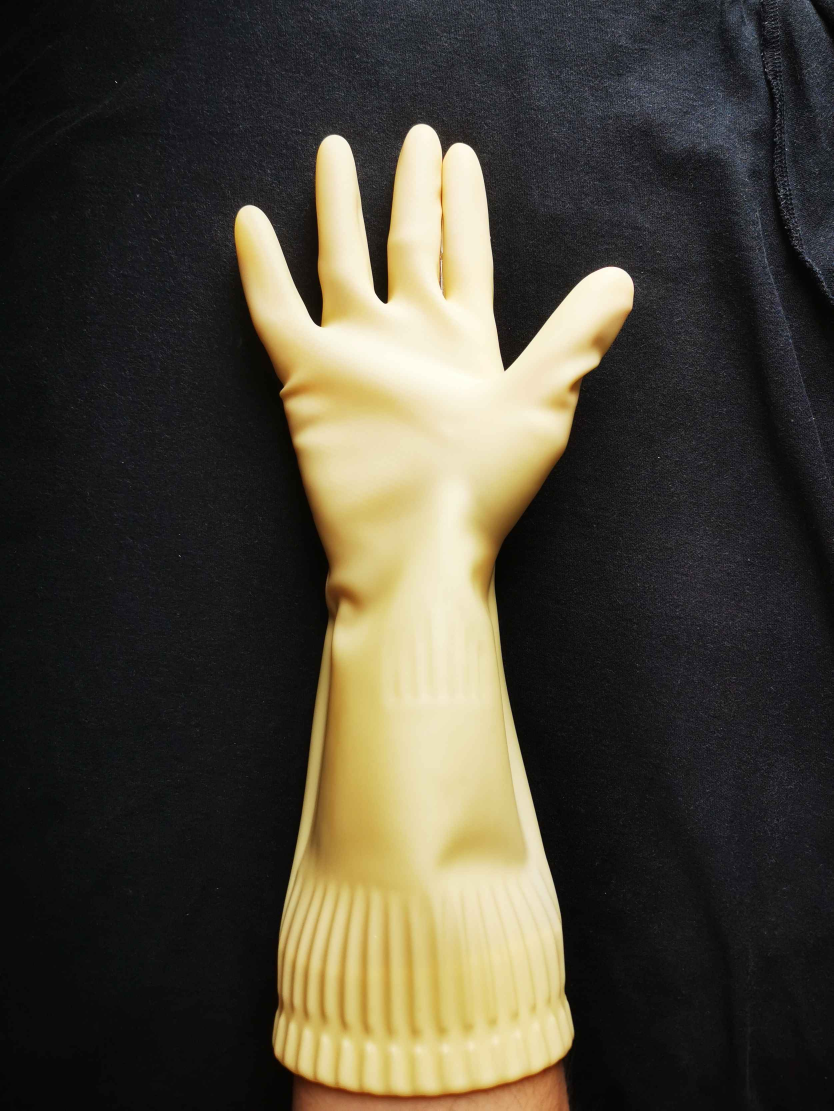
%> input picture Images/Sticky1.jpg, 2500 x 3332 px (shown at 1/3 size)
$ octave --eval "result = detect_holes(imread('Images/Sticky1.jpg'));"   (GNU Octave 9; MATLAB toolbox functions it lacks are replaced by stand-ins)
%> lines starting %> are read from the running program, lines starting %| are printed output that depends on the picture; in (x1, y1, x2, y2) boxes, pixels count from 0 and x2, y2 are one past the last pixel; in counts of white or black regions, pixels touching at a corner belong together; the program's own positions count from 1
function defects = detect_holes(img)
    defects = [];

    counter = 1;
    hsv = rgb2hsv(img);
    gray = rgb2gray(img);

    % Detect pale skin tone through the hue, saturation and value/brightness
    skin_hue = (hsv(:,:,1) < 0.15) | (hsv(:,:,1) > 0.85);  % Reddish/yellowish
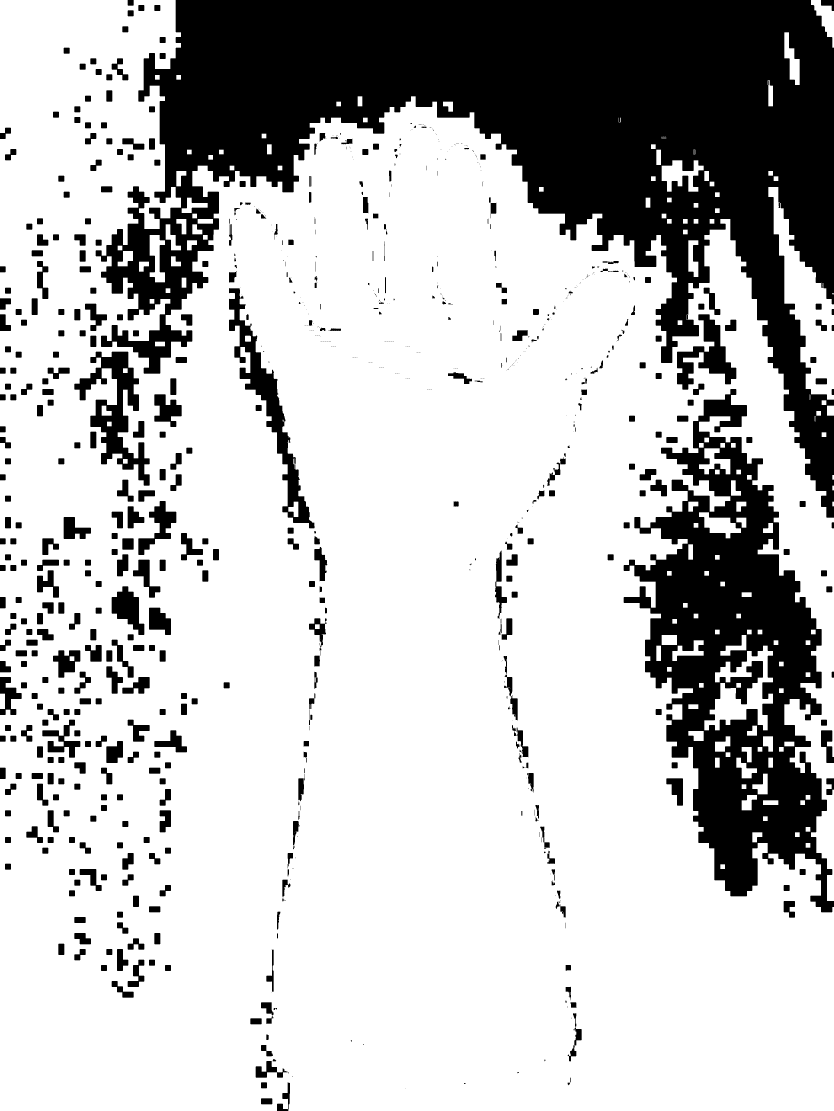
%> skin_hue: size 3332x2500 logical (shown at 1/3 size); 75% white; 954 black regions (444 under 20 px), largest, box (x1, y1, x2, y2) and area: (287, 0, 2500, 1553) 1303250, (1871, 1167, 2500, 2737) 431563, (687, 864, 944, 1585) 31808
    skin_sat = hsv(:,:,2) < 0.35;  % Low saturation
%> skin_sat: size 3332x2500 logical; 86.1% white; 23553 black regions (23018 under 20 px), largest, box (x1, y1, x2, y2) and area: (689, 631, 1744, 3332) 831770, (1308, 906, 1903, 2603) 144717, (883, 431, 1096, 982) 39489
    skin_val = (hsv(:,:,3) > 0.4) & (hsv(:,:,3) < 0.95);  % Not too dark, not too bright
%> skin_val: size 3332x2500 logical; 20.1% white; 5566 white regions (5379 under 20 px), largest, box (x1, y1, x2, y2) and area: (703, 614, 1903, 3332) 1549440, (1055, 370, 1822, 1116) 53405, (945, 402, 1162, 992) 44988

    % Combine all three and delete any regions smaller than 200 pixels
    skin_mask = skin_hue & skin_sat & skin_val;
%> skin_mask: size 3332x2500 logical; 8.8% white; 504 white regions (407 under 20 px), largest, box (x1, y1, x2, y2) and area: (714, 614, 1903, 3260) 630718, (962, 402, 1162, 992) 18766, (1176, 370, 1327, 952) 15620
    skin_mask = bwareaopen(skin_mask, 200);
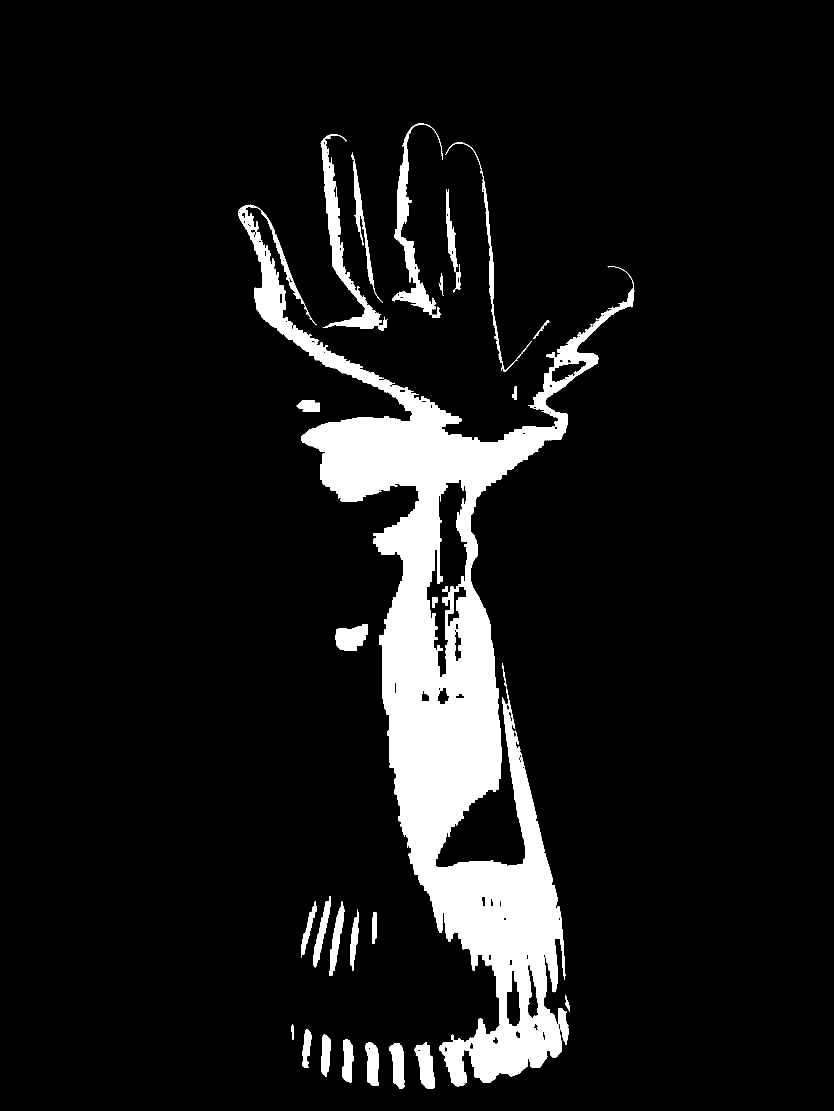
%> skin_mask: size 3332x2500 logical (shown at 1/3 size); 8.7% white; 29 white regions, largest, box (x1, y1, x2, y2) and area: (714, 614, 1903, 3260) 630718, (962, 402, 1162, 992) 18766, (1176, 370, 1327, 952) 15620

    % find bright areas within the black glove
    bright_regions = gray > 0.4;
%> bright_regions: size 3332x2500 logical; 100% white; black in thin lines or dots, all inside (x1, y1, x2, y2) = (176, 8, 2497, 3144)

    % Combine both methods
    potential_holes = skin_mask & bright_regions;

    % Fills up gaps and delete regions smaller than 300 pixels
    potential_holes = imclose(potential_holes, strel('disk', 3));
%> potential_holes: size 3332x2500 logical; 8.8% white; 26 white regions, largest, box (x1, y1, x2, y2) and area: (714, 614, 1903, 3260) 639012, (962, 402, 1162, 992) 19449, (1176, 370, 1327, 952) 16087
    potential_holes = bwareaopen(potential_holes, 300);

    % Create black and white picture to get the glove outline
    glove_binary = ~imbinarize(gray, 0.325);
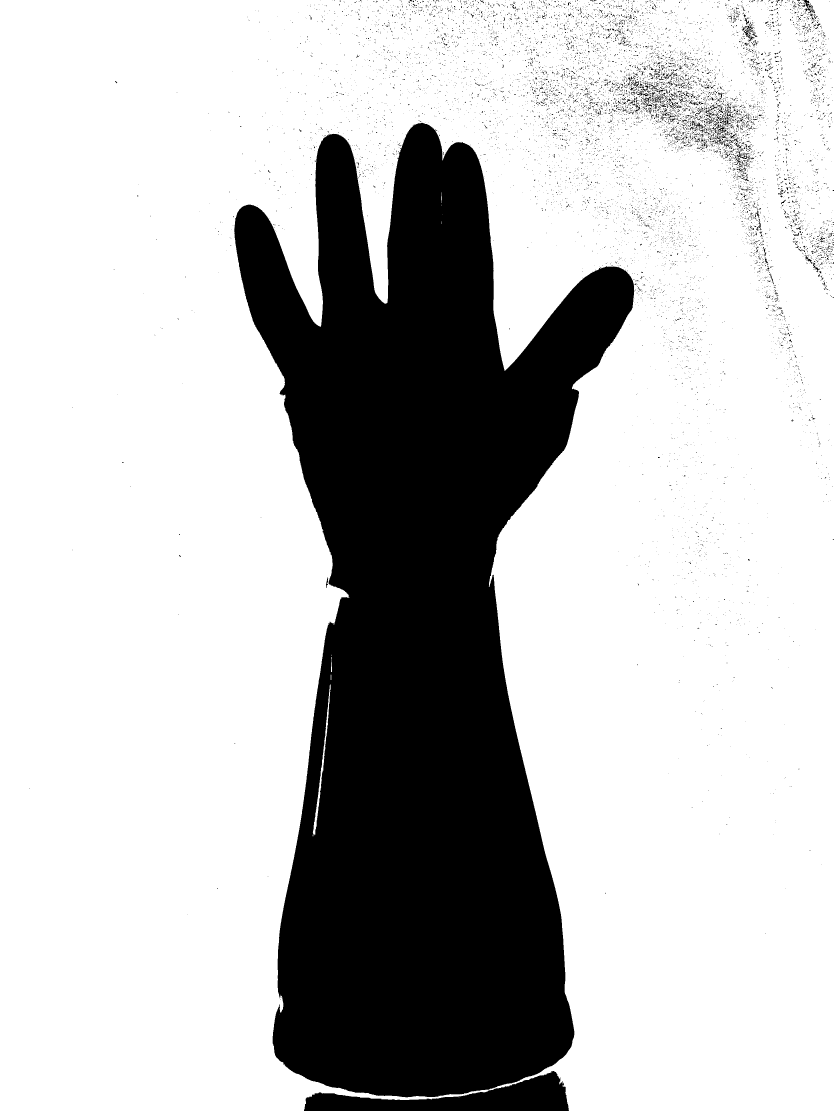
%> glove_binary: size 3332x2500 logical (shown at 1/3 size); 75.1% white; 11607 black regions (11242 under 20 px), largest, box (x1, y1, x2, y2) and area: (703, 368, 1903, 3292) 1977691, (912, 3213, 1707, 3332) 43598, (2226, 78, 2264, 126) 515
    glove_binary = bwareaopen(glove_binary, 500);
%> glove_binary: size 3332x2500 logical; 75.1% white; 11607 black regions (11242 under 20 px), largest, box (x1, y1, x2, y2) and area: (703, 368, 1903, 3292) 1977894, (912, 3213, 1707, 3332) 43600, (2226, 78, 2264, 126) 526
    glove_filled = imfill(glove_binary, 'holes');
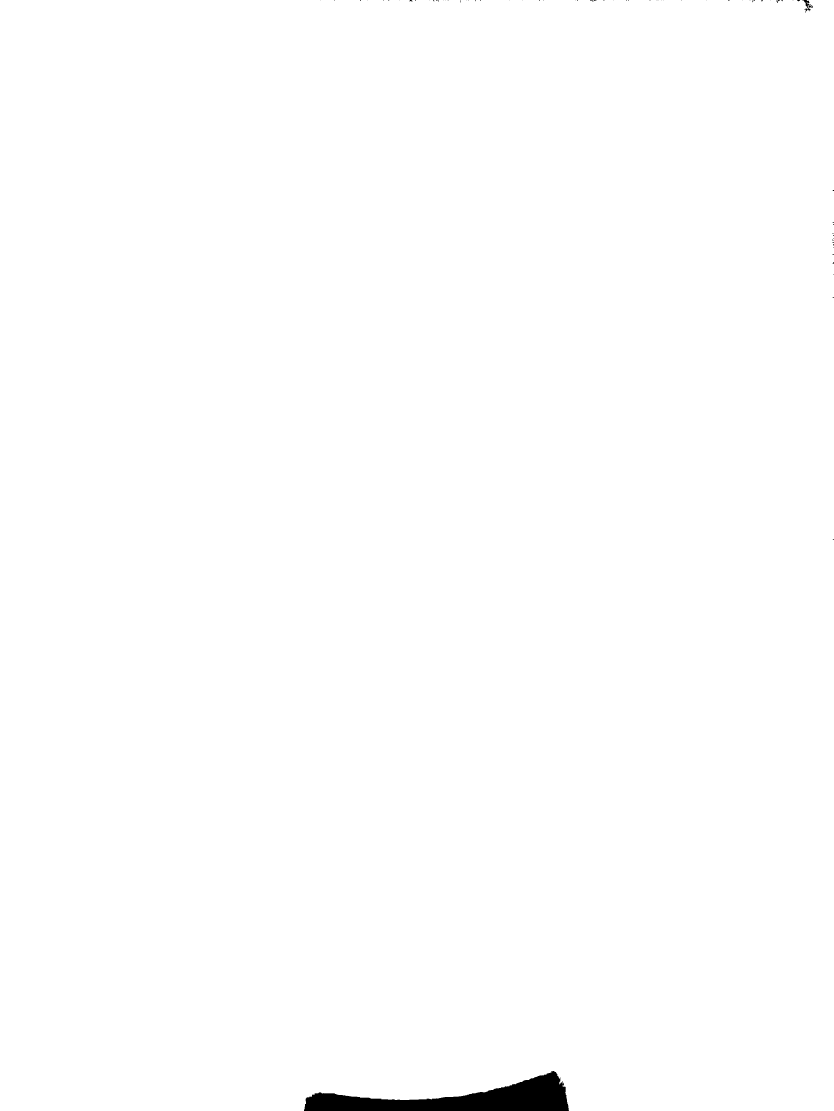
%> glove_filled: size 3332x2500 logical (shown at 1/3 size); 99.5% white; 72 black regions (66 under 20 px)
    glove_region = bwareaopen(glove_filled, 5000);

    % Merge the potential holes and glove outline
    holes_final = potential_holes & glove_region;

    % Analyze the regions in the gloves
    hole_props = regionprops(holes_final, 'BoundingBox', 'Area', 'Solidity', ...
        'Perimeter');
%> hole_props = 23 regions; largest, box (x1, y1, x2, y2), Area, Solidity and Perimeter: (714, 614, 1903, 3260) 639012 0.326 14851.1, (962, 402, 1162, 992) 19449 0.244 2012.3, (1176, 370, 1327, 952) 16087 0.217 2096.5, (1007, 1872, 1104, 1952) 5647 0.891 324.9, (1243, 3126, 1305, 3266) 5156 0.849 350.7

    % Loop through all the regions
    for k = 1:numel(hole_props)
        area = hole_props(k).Area;
        solidity = hole_props(k).Solidity;
        circularity = 4 * pi * area / (hole_props(k).Perimeter^2);

        if area > 400 && area < 40000 && solidity > 0.4 && circularity > 0.2
            d.type = ['Hole ' int2str(counter)];
            d.bbox = hole_props(k).BoundingBox;
            defects = [defects; d];
            counter = counter + 1;
        end
    end
%> this loop made 23 passes
%> (area, solidity, circularity, d.type, d.bbox) on passes 4, 5, 7, 8, 9, 10, 13, 14, 15, 17: (2026, 0.857, 0.364, 'Hole 2', [908.5 3088.5 26 116]), (3546, 0.819, 0.206, 'Hole 3', [940.5 2688.5 53 214]), (2606, 0.895, 0.434, 'Hole 4', [964.5 3104.5 28 127]), (3918, 0.849, 0.215, 'Hole 5', [988.5 2705.5 45 223]), (5647, 0.891, 0.672, 'Hole 6', [1007.5 1872.5 97 80]), (3291, 0.89, 0.487, 'Hole 7', [1028.5 3119.5 33 128]), (3932, 0.891, 0.515, 'Hole 8', [1097.5 3126.5 39 132]), (1104, 0.922, 0.336, 'Hole 9', [1116.5 2736.5 14 96]), (4177, 0.855, 0.504, 'Hole 10', [1168.5 3130.5 47 135]), (5156, 0.849, 0.527, 'Hole 11', [1243.5 3126.5 62 140])
%> (area, solidity, circularity, d.type, defects) on pass 2: (1999, 0.937, 0.697, 'Hole 1', {bbox [890.5 1200.5 70 36]})
%> after the loop, d = {bbox [1243.5 3126.5 62 140]}; defects = 11 items; first 5, bbox: [890.5 1200.5 70 36], [908.5 3088.5 26 116], [940.5 2688.5 53 214], [964.5 3104.5 28 127], [988.5 2705.5 45 223]
%> `result = detect_holes(imread('Images/Sticky1.jpg'));`: result has the same summary as defects in detect_holes

    debug_mode = true;  % Change to false to disable debug views

    if debug_mode
        figure('Name', 'Hole Detection Debug', 'Position', [50, 100, 1100, 700]);

        % Step 1: Original Image
        subplot(2, 3, 1);
        imshow(img);
        title('1. Original Image', 'FontSize', 10);

        % Step 2: Skin tone detection
        subplot(2, 3, 2);
        imshow(skin_mask);
        title('2. Skin Tone Detection', 'FontSize', 10);
        xlabel('Hue + Saturation + Value thresholds');

        % Step 3: Bright regions
        subplot(2, 3, 3);
        imshow(bright_regions);
        title('3. Bright Regions', 'FontSize', 10);
        xlabel('Gray value > 0.4');

        % Step 4: Combined potential holes
        subplot(2, 3, 4);
        imshow(potential_holes);
        title('4. Potential Holes', 'FontSize', 10);
        xlabel('Skin & Bright regions combined');

        % Step 5: Glove region
        subplot(2, 3, 5);
        imshow(glove_region);
        title('5. Glove Region', 'FontSize', 10);
        xlabel('Binary threshold + hole filling');

        % Step 6: Final holes within glove
        subplot(2, 3, 6);
        imshow(holes_final);
        title('6. Holes Within Glove', 'FontSize', 10);
        xlabel('Potential holes & glove region');

        sgtitle('Hole Detection - Step by Step Process', 'FontSize', 14, 'FontWeight', 'bold');
    end
end
